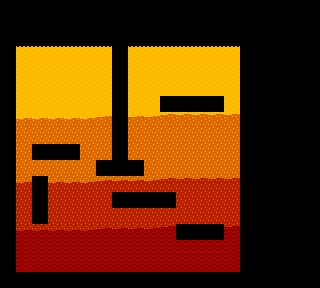

This is a level from a 2D game, rendered from its Tiled map with the project's own tilesets. A one-line summary and the complete map file follow:
An orthogonal 20x18 tile map with 16x16 px tiles, 3 tile layers (layer_borders, layer_surface, layer_ground) and 11 objects (4x rock, 3x pooka, 2x fygar, playerRespawn, fruitRespawn).

<map version="1.9" tiledversion="1.9.2" orientation="orthogonal" renderorder="left-up" width="20" height="18" tilewidth="16" tileheight="16" infinite="0" nextlayerid="5" nextobjectid="12">
 <editorsettings>
  <export target="level2.json" format="json" />
 </editorsettings>
 <tileset firstgid="1" source="digDugTileset.tsx" />
 <layer id="1" name="layer_borders" width="20" height="18">
  <data encoding="csv">
49,49,49,49,49,49,49,49,49,49,49,49,49,49,49,49,49,49,49,49,
49,3,3,3,3,3,3,3,3,3,3,3,3,3,3,49,49,49,49,49,
49,0,0,0,0,0,0,0,0,0,0,0,0,0,0,49,49,49,49,49,
49,0,0,0,0,0,0,0,0,0,0,0,0,0,0,49,49,49,49,49,
49,0,0,0,0,0,0,0,0,0,0,0,0,0,0,49,49,49,49,49,
49,0,0,0,0,0,0,0,0,0,0,0,0,0,0,49,49,49,49,49,
49,0,0,0,0,0,0,0,0,0,0,0,0,0,0,49,49,49,49,49,
49,0,0,0,0,0,0,0,0,0,0,0,0,0,0,49,49,49,49,49,
49,0,0,0,0,0,0,0,0,0,0,0,0,0,0,49,49,49,49,49,
49,0,0,0,0,0,0,0,0,0,0,0,0,0,0,49,49,49,49,49,
49,0,0,0,0,0,0,0,0,0,0,0,0,0,0,49,49,49,49,49,
49,0,0,0,0,0,0,0,0,0,0,0,0,0,0,49,49,49,49,49,
49,0,0,0,0,0,0,0,0,0,0,0,0,0,0,49,49,49,49,49,
49,0,0,0,0,0,0,0,0,0,0,0,0,0,0,49,49,49,49,49,
49,0,0,0,0,0,0,0,0,0,0,0,0,0,0,49,49,49,49,49,
49,0,0,0,0,0,0,0,0,0,0,0,0,0,0,49,49,49,49,49,
49,0,0,0,0,0,0,0,0,0,0,0,0,0,0,49,49,49,49,49,
49,49,49,49,49,49,49,49,49,49,49,49,49,49,49,49,49,49,49,49
</data>
 </layer>
 <layer id="2" name="layer_surface" width="20" height="18">
  <data encoding="csv">
0,0,0,0,0,0,0,0,0,0,0,0,0,0,0,0,0,0,0,0,
0,0,0,0,0,0,0,0,0,0,0,0,0,0,0,0,0,0,0,0,
0,1,1,1,1,1,1,0,1,1,1,1,1,1,1,0,0,0,0,0,
0,0,0,0,0,0,0,0,0,0,0,0,0,0,0,0,0,0,0,0,
0,0,0,0,0,0,0,0,0,0,0,0,0,0,0,0,0,0,0,0,
0,0,0,0,0,0,0,0,0,0,0,0,0,0,0,0,0,0,0,0,
0,0,0,0,0,0,0,0,0,0,0,0,0,0,0,0,0,0,0,0,
0,0,0,0,0,0,0,0,0,0,0,0,0,0,0,0,0,0,0,0,
0,0,0,0,0,0,0,0,0,0,0,0,0,0,0,0,0,0,0,0,
0,0,0,0,0,0,0,0,0,0,0,0,0,0,0,0,0,0,0,0,
0,0,0,0,0,0,0,0,0,0,0,0,0,0,0,0,0,0,0,0,
0,0,0,0,0,0,0,0,0,0,0,0,0,0,0,0,0,0,0,0,
0,0,0,0,0,0,0,0,0,0,0,0,0,0,0,0,0,0,0,0,
0,0,0,0,0,0,0,0,0,0,0,0,0,0,0,0,0,0,0,0,
0,0,0,0,0,0,0,0,0,0,0,0,0,0,0,0,0,0,0,0,
0,0,0,0,0,0,0,0,0,0,0,0,0,0,0,0,0,0,0,0,
0,0,0,0,0,0,0,0,0,0,0,0,0,0,0,0,0,0,0,0,
0,0,0,0,0,0,0,0,0,0,0,0,0,0,0,0,0,0,0,0
</data>
 </layer>
 <layer id="3" name="layer_ground" width="20" height="18">
  <data encoding="csv">
0,0,0,0,0,0,0,0,0,0,0,0,0,0,0,0,0,0,0,0,
0,0,0,0,0,0,0,0,0,0,0,0,0,0,0,0,0,0,0,0,
0,0,0,0,0,0,0,0,0,0,0,0,0,0,0,0,0,0,0,0,
0,2,2,2,2,2,2,0,2,2,2,2,2,2,2,0,0,0,0,0,
0,2,2,2,2,2,2,0,2,2,2,2,2,2,2,0,0,0,0,0,
0,2,2,2,2,2,2,0,2,2,2,2,2,2,2,0,0,0,0,0,
0,2,2,2,2,2,2,0,2,2,0,0,0,0,2,0,0,0,0,0,
0,13,13,13,13,13,14,0,14,14,15,15,15,15,15,0,0,0,0,0,
0,16,16,16,16,16,16,0,16,16,16,16,16,16,16,0,0,0,0,0,
0,16,0,0,0,16,16,0,16,16,16,16,16,16,16,0,0,0,0,0,
0,16,16,16,16,16,0,0,0,16,16,16,16,16,16,0,0,0,0,0,
0,25,0,25,25,25,26,26,26,26,27,27,27,27,27,0,0,0,0,0,
0,28,0,28,28,28,28,0,0,0,0,28,28,28,28,0,0,0,0,0,
0,28,0,28,28,28,28,28,28,28,28,28,28,28,28,0,0,0,0,0,
0,37,37,37,37,37,38,38,38,38,39,0,0,0,39,0,0,0,0,0,
0,40,40,40,40,40,40,40,40,40,40,40,40,40,40,0,0,0,0,0,
0,40,40,40,40,40,40,40,40,40,40,40,40,40,40,0,0,0,0,0,
0,0,0,0,0,0,0,0,0,0,0,0,0,0,0,0,0,0,0,0
</data>
 </layer>
 <objectgroup id="4" name="layer_objects">
  <object id="1" name="fygar1" class="fygar" x="168.347" y="107.648">
   <point />
  </object>
  <object id="2" name="pooka1" class="pooka" x="71.4299" y="156.274">
   <point />
  </object>
  <object id="3" name="pooka2" class="pooka" x="39.5715" y="188.132">
   <point />
  </object>
  <object id="4" name="pooka3" class="pooka" x="119.385" y="203.223">
   <point />
  </object>
  <object id="5" name="fygar2" class="fygar" x="183.102" y="234.075">
   <point />
  </object>
  <object id="6" name="rock1" class="rock" x="55.6684" y="90.8803">
   <point />
  </object>
  <object id="7" name="rock2" class="rock" x="72.1006" y="219.655">
   <point />
  </object>
  <object id="8" name="rock3" class="rock" x="151.579" y="107.313">
   <point />
  </object>
  <object id="9" name="rock4" class="rock" x="216.637" y="187.126">
   <point />
  </object>
  <object id="10" name="playerRespawn1" class="playerRespawn" x="119.721" y="170.694">
   <point />
  </object>
  <object id="11" name="fruitRespawn1" class="fruitRespawn" x="119.385" y="172.706">
   <point />
  </object>
 </objectgroup>
</map>
